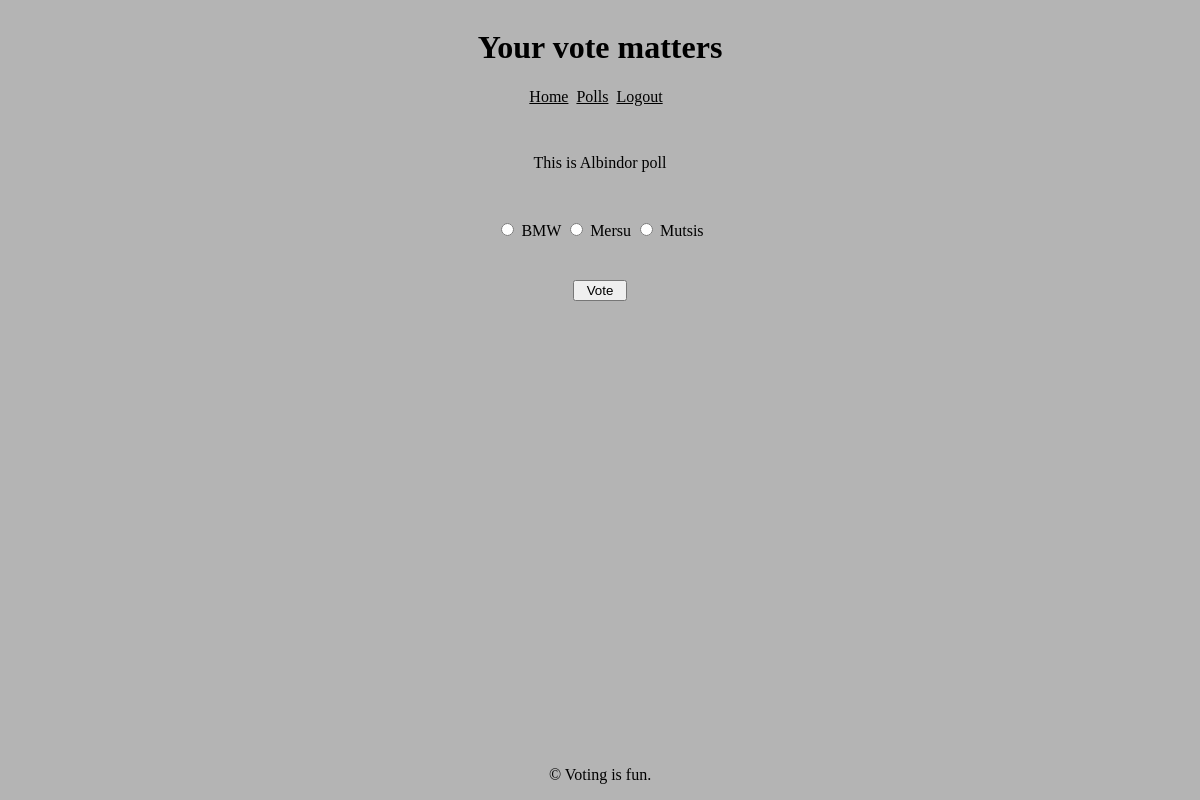
Page /vote/4/ (signed in) on the committed database.
### polls/models.py (models this page shows, shortened)
class Poll(models.Model):
    question = models.CharField(max_length=255, blank=False, null=False)
    option_one = models.CharField(max_length=50)
    option_two = models.CharField(max_length=50)
    option_three = models.CharField(max_length=50)
    option_one_votes = models.IntegerField(default=0)
    option_two_votes = models.IntegerField(default=0)
    option_three_votes = models.IntegerField(default=0)
    user = models.ForeignKey(CustomUser, on_delete=models.CASCADE)

### polls/views.py (the view, shortened to what this page needs)
# urls.py: path('vote/<poll_id>/', views.vote_view, name='vote'),
@csrf_protect
@login_required(login_url='login')
def vote_view(request, poll_id):
    user = request.user
    poll = Poll.objects.get(pk=poll_id)
    context =  {
        'poll': poll ,
        'has_voted': False,
    }
    print('this is poll_id:', poll_id)
    if user_has_voted(request, poll.id):
            context =  {
            'poll': poll ,
            'has_voted': True,
            }
            return render(request, 'polls/vote.html', context) # return true to vote page if user has voted
    return render(request, 'polls/vote.html', context)

### polls/views.py (called while the page is built)
def user_has_voted(request : HttpResponse, poll_id : int) -> bool:
    user = request.user
    poll = get_object_or_404(Poll, pk=poll_id)
    has_voted = Vote.objects.filter(user=user, poll=poll).exists()
    if has_voted:
        return True
    return False

### polls/templates/polls/vote.html (shortened to what this page needs)
{% extends "polls/base.html" %}
{% block content %}
<form method="POST">
    <div class="vote-poll">
        <div class="question-title">
            {{ poll.question }}
        </div>
        {% if not has_voted %}
        <div class="radio">
            <label>
                <input type="radio" name="poll" value="option1">
                {{ poll.option_one }}
            </label>
            <label>
                <input type="radio" name="poll" value="option2">
                {{ poll.option_two }}
            </label>
            <label>
                <input type="radio" name="poll" value="option3">
                {{ poll.option_three }}
            </label>
        </div>
    <div><button type="submit" style="width: 4em; margin-top: 3em;">Vote</button ></div>
    {% else %}
    <span>You have already voted but you can view the poll results</span>
    <a href="{% url 'results' poll.id %}">here</a>
    {% endif %}
    </div>
</form>
{% endblock %}

### polls/static/base.css (style rules this page uses)
body { background-color: rgb(180, 180, 180); display: flex; flex-direction: column; }
.vote-poll { text-align: center; display: flex; flex-direction: column; }
.question-title { margin-top: 3em; margin-bottom: 3em; }

### rows in the picture
Poll: question "This is Albindor poll", option_one "BMW", option_two "Mersu", option_three "Mutsis"
